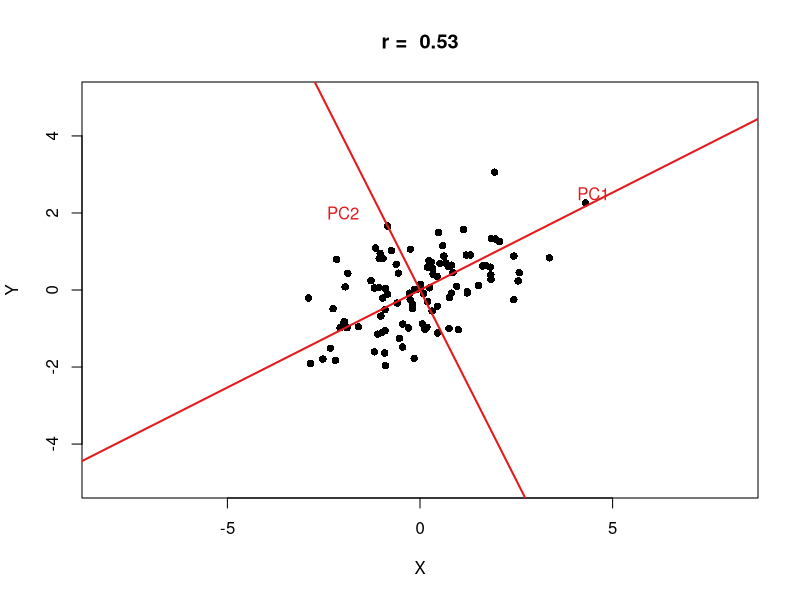
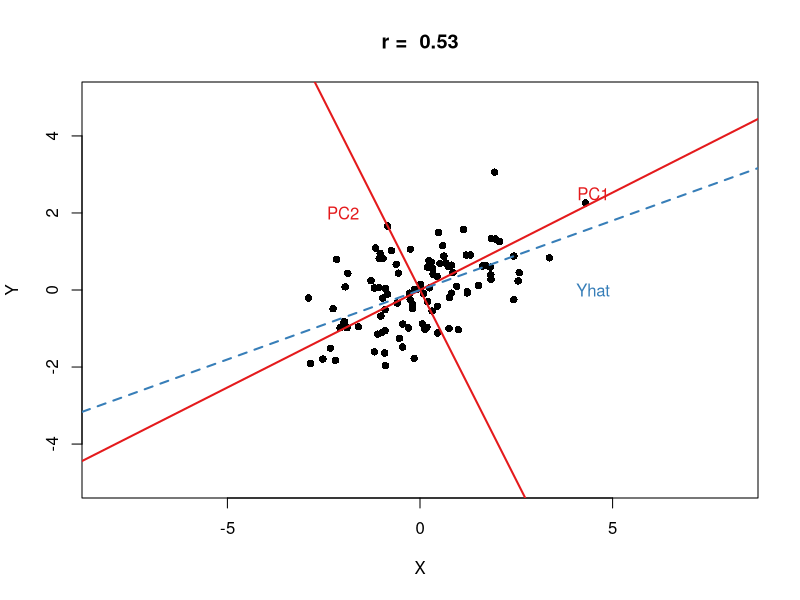
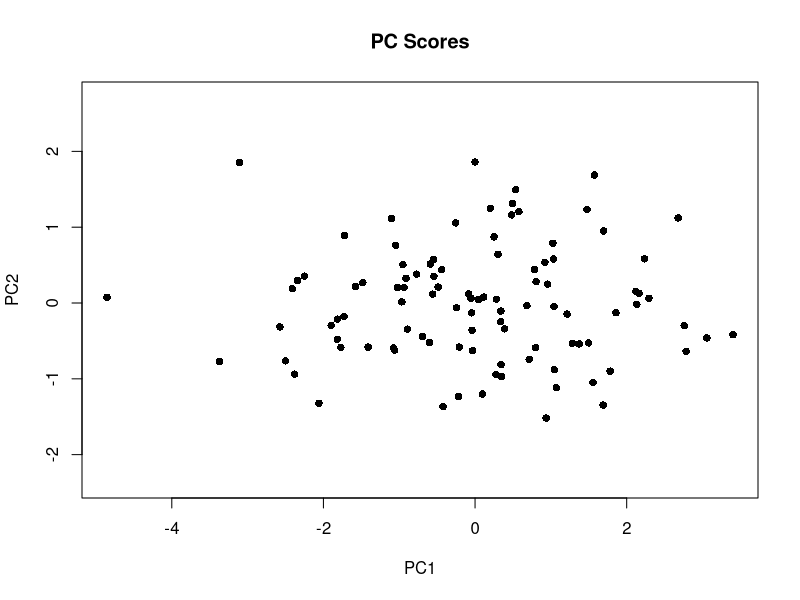
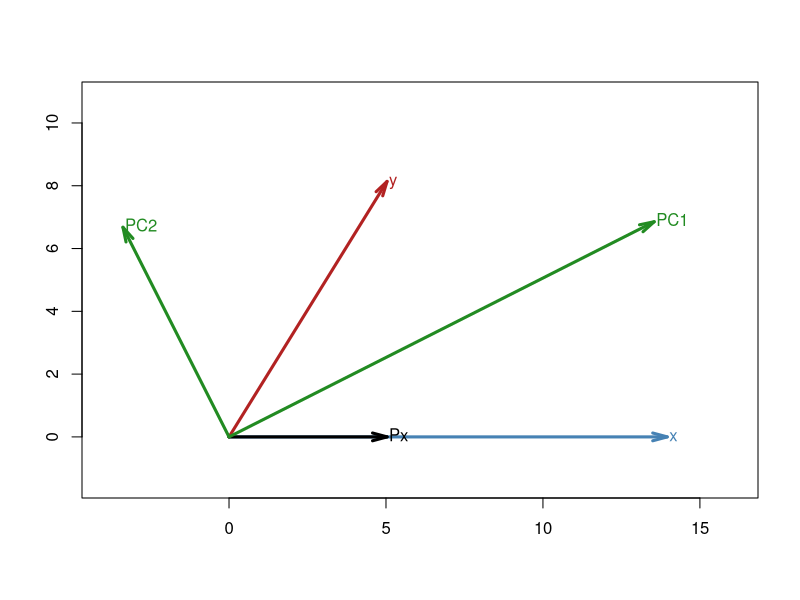

Recreate these plots in R, in order.
## ---- chunk 1
library(RColorBrewer)
library(MASS)

clrs <- brewer.pal(3, "Set1")
red <- clrs[1]
blue <- clrs[2]
green <- clrs[3]

mu <- c(0,0)
rcov <- 0.8
sigma <- matrix(c(2,rcov,rcov,1),2)
z <- scale(mvrnorm(100, mu, sigma),center=T, scale=F)

X <- z[,1]
Y <- z[,2]
reg.YonX <- lm(Y ~ X)
reg.XonY <- lm(X ~ Y)
xy.pca <- prcomp(z, retx=TRUE)

pc1.slope <- xy.pca$rotation[2,1]/xy.pca$rotation[1,1]
pc2.slope <- xy.pca$rotation[2,2]/xy.pca$rotation[1,2]

r <- cor(X,Y)
main.txt <- paste("r = ", round(r,2))
plot(z,asp=1,xlab="X", ylab="Y", pch=16, xlim=c(-5,5),ylim=c(-5,5),main=main.txt)

# Draw PC axes
abline(0, pc1.slope, lwd=2, col=red)
abline(0, pc2.slope, lwd=2, col=red)

# Label PCs
text(4.5, 2.5,"PC1",col=red)
text(-2,2,"PC2",col=red)

dev.copy(pdf, 'fig-bivariate-pca.pdf')
dev.off()

## ---- chunk 2
# plot a second time w/Regression line
plot(z,asp=1,xlab="X", ylab="Y", pch=16, xlim=c(-5,5),ylim=c(-5,5),main=main.txt)
abline(0, pc1.slope, lwd=2, col=red)
abline(0, pc2.slope, lwd=2, col=red)
text(4.5, 2.5,"PC1",col=red)
text(-2,2,"PC2",col=red)
abline(reg.YonX, lty='dashed', col=blue, lwd=2)
#abline(reg.XonY, lty='dashed', col=blue, lwd=2)
text(4.5,0,"Yhat",col=blue)
dev.copy(pdf, 'fig-bivariate-pca-wreg.pdf')
dev.off()

## ---- chunk 3
plot(xy.pca$x, pch=16,asp=1,main="PC Scores")
dev.copy(pdf, 'fig-bivariate-pca-scores.pdf')
dev.off()
## ---- chunk 4
vecangle <- function(x, y, radians = TRUE) {
  x = as.vector(x)
  y = as.vector(y)
  theta <- acos( drop(x %*% y) / (sqrt(sum(x^2)) * sqrt(sum(y^2))))
  if (!radians) 
    theta <- theta* (180/pi) 
  return(theta)
}

vproj <- function(x,y){
  x = as.vector(x)
  y = as.vector(y)
  lx <- sqrt(sum(x^2))
  Cxy <- (x %*% y) / lx  
  Pxy <- Cxy * (x/lx)
  list(proj=Pxy, comp=drop(Cxy) )
}

drawvectors.PC <- function(x,y){
    x = scale(x, center=T,scale=F)
    y = scale(y, center=T,scale=F)
    lx <- sqrt(sum(x^2))
    ly <- sqrt(sum(y^2))
    A <- vecangle(x,y)
      
    newx <- c(lx, 0)  
    newy <- ly*c(cos(A),sin(A))
    p <- vproj(newx,newy)
    
    XY = cbind(x,y)
    xy.pca = prcomp(XY,retx=T)
    
    z <- xy.pca$x[,1]    
    z2 <- xy.pca$x[,2]

    lz <- sqrt(sum(z^2)) 
    lz2 <- sqrt(sum(z2^2))
    newz <- lz * xy.pca$rotation[,1]
    if (xy.pca$rotation[1,1] < 0)
       newz <- lz * -xy.pca$rotation[,1]
    newz2 <- lz2 * xy.pca$rotation[,2]

    
    # setup empty plot w/appropriate axes
    # pad values by 10 perc. to get nice margins
    maxx <- max(newx[1],newy[1], newz[1], newz2[1]) 
    minx <- min(newx[1],newy[1], newz[1], newz2[1])
    
    maxy <- max(newx[2],newy[2], newz[2], newz2[2])
    miny <- min(newx[2],newy[2], newz[2], newz2[2])
    
    tcoords = matrix(c(maxx+0.15*abs(maxx), maxy+0.15*abs(maxy), 
                       maxx+0.15*abs(maxx), miny-0.15*abs(miny),
                       minx-0.15*abs(minx), maxy+0.15*abs(maxy),
                       minx-0.15*abs(minx), miny-0.15*abs(miny)), 
                     ncol=2, byrow=TRUE)
    

    # type = 'n' means don't plot anything
    plot(tcoords[,1], tcoords[,2], type='n',xlab='', ylab='',asp=1)
    
    # draw arrows for vectors
    arrows(0, 0, newx[1],newx[2],col='steelblue',lwd=3, angle=15, length=0.15)
    text(newx[1],newx[2],"x", pos=4, offset=0.1,col='steelblue')
    
    arrows(0, 0, newy[1],newy[2],col='firebrick',lwd=3, angle=15, length=0.15)
    text(newy[1],newy[2],"y", pos=4, offset=0.1,col='firebrick')
    
    arrows(0, 0, p$proj[1], p$proj[2], lty='solid',lwd=3, angle=15, length=0.15)
    text(p$proj[1],p$proj[2],"Px", pos=4, offset=0.1)
    
    arrows(0, 0, newz[1], newz[2],col='forestgreen',lwd=3, angle=15, length=0.15)
    text(newz[1],newz[2],"PC1", pos=4, offset=0.1,col='forestgreen')    
 
    arrows(0, 0, newz2[1],newz2[2],col='forestgreen',lwd=3, angle=15, length=0.15)
    text(newz2[1],newz2[2],"PC2", pos=4, offset=0.1,col='forestgreen')
        
    list(x = newx, y=newy, proj=p$proj, comp=p$comp)
}
## ---- chunk 5
drawvectors.PC(X,Y)
dev.copy(pdf, 'fig-bivariate-pca-vectors.pdf')
dev.off()
## ---- chunk 6
iris.sub <- subset(iris, select=-Species)
cov(iris.sub)
i.pca <- prcomp(iris.sub, center=T, retx=T)
summary(i.pca)
i.pca



